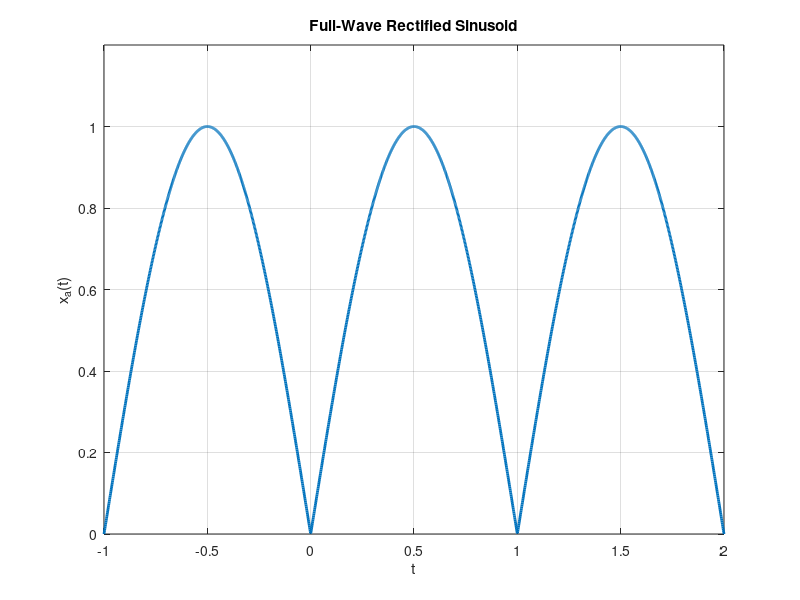
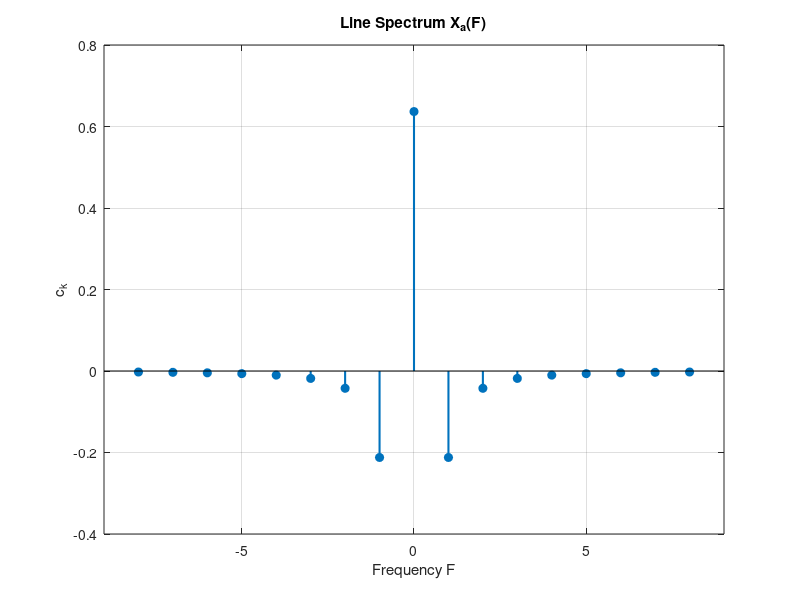
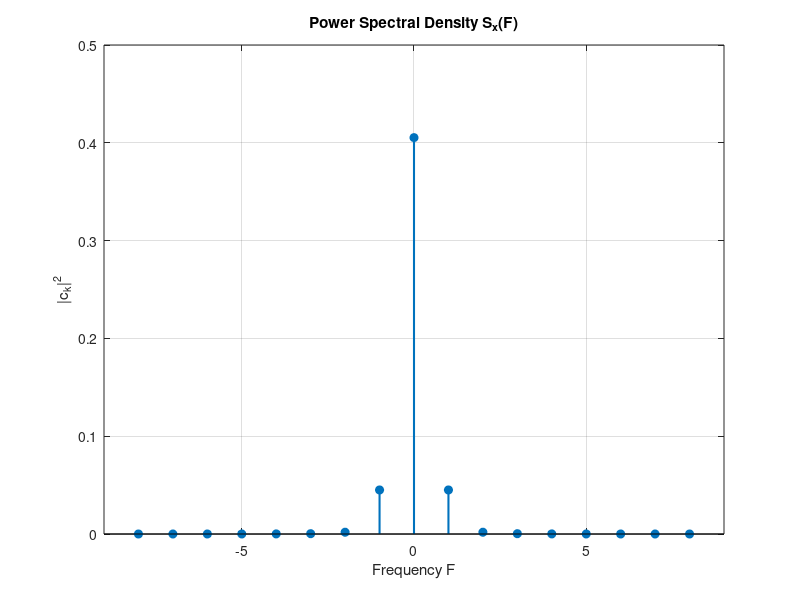

Write the MATLAB code that produced these figures, in order.
clc;
clear;
close all;

% Parameters
A   = 1;      % peak amplitude
tau = 1;      % period between zeros in the rectified waveform
N   = 8;      % number of harmonics to show on each side

F0 = 1/tau;

%% -------------------------------
%% 1) Time-domain signal x_a(t)
%% x_a(t) = A * |sin(pi t / tau)|
%% -------------------------------
t = linspace(-tau, 2*tau, 2000);
xa = A * abs(sin(pi * t / tau));

figure(1);
plot(t, xa, 'linewidth', 2);
grid on;
xlabel('t');
ylabel('x_a(t)');
title('Full-Wave Rectified Sinusoid');
ylim([0, 1.2*A]);

%% -----------------------------------------
%% 2) Line spectrum X_a(F)
%% c0 = 2A/pi
%% c_{±n} = -2A / (pi*(4n^2 - 1))
%% -----------------------------------------
k = -N:N;
ck = zeros(size(k));

for i = 1:length(k)
    if k(i) == 0
        ck(i) = 2*A/pi;
    else
        n = abs(k(i));
        ck(i) = -2*A / (pi * (4*n^2 - 1));
    end
end

F = k * F0;

figure(2);
stem(F, ck, 'filled', 'linewidth', 1.5);
grid on;
xlabel('Frequency F');
ylabel('c_k');
title('Line Spectrum X_a(F)');
xlim([-(N+1)*F0, (N+1)*F0]);

%% -----------------------------------------
%% 3) Power Spectral Density S_x(F)
%% |c0|^2 = (2A/pi)^2
%% |c_{±n}|^2 = [2A/(pi*(4n^2-1))]^2
%% -----------------------------------------
Sk = abs(ck).^2;

figure(3);
stem(F, Sk, 'filled', 'linewidth', 1.5);
grid on;
xlabel('Frequency F');
ylabel('|c_k|^2');
title('Power Spectral Density S_x(F)');
xlim([-(N+1)*F0, (N+1)*F0]);

%% -----------------------------------------
%% 4) Print values for manual sketching
%% -----------------------------------------
disp('Frequency locations F = k/tau and Fourier coefficients c_k:');
disp([F(:), ck(:)]);

disp('Frequency locations F = k/tau and PSD line heights |c_k|^2:');
disp([F(:), Sk(:)]);
